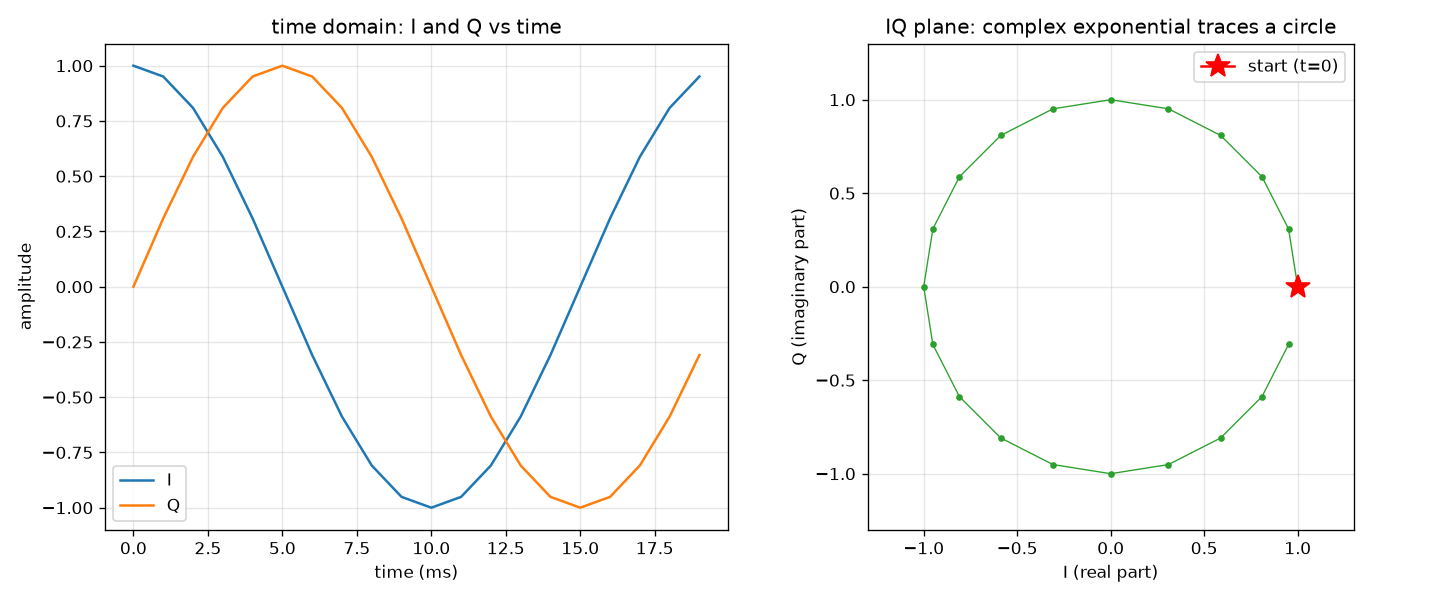

Generate this figure with Python:
# Implement phasor diagram
import matplotlib.pyplot as plt
import numpy as np


fs = 1000.0
duration = 0.02
f = 50.0

n = np.arange(int(fs * duration))
t = n / fs

x = np.exp(1j * 2 * np.pi * f * t).astype(np.complex64)

i_component = np.real(x)
q_component = np.imag(x)

fig, axes = plt.subplots(1, 2, figsize=(12, 5))

axes[0].plot(t * 1000, i_component, label="I", color="C0")
axes[0].plot(t * 1000, q_component, label="Q", color="C1")
axes[0].set_xlabel("time (ms)")
axes[0].set_ylabel("amplitude")
axes[0].set_title("time domain: I and Q vs time")
axes[0].legend()
axes[0].grid(True, alpha=0.3)

axes[1].plot(i_component, q_component, marker="o", markersize=3,
             linestyle="-", linewidth=0.8, color="C2")
axes[1].plot(i_component[0], q_component[0], marker="*",
             markersize=15, color="red", label="start (t=0)")
axes[1].set_xlabel("I (real part)")
axes[1].set_ylabel("Q (imaginary part)")
axes[1].set_title("IQ plane: complex exponential traces a circle")
axes[1].set_xlim(-1.3, 1.3)
axes[1].set_ylim(-1.3, 1.3)
axes[1].set_aspect("equal") # Force the unit lengths on the x-axis and y-axis appear visually identical.
axes[1].legend()
axes[1].grid(True, alpha=0.3)

fig.tight_layout()
fig.savefig("week1/d16_iq_plane.png", dpi=120)
print("saved to d16_iq_plane.png")

radius = np.sqrt(i_component**2 + q_component**2)
print("radius (should all be ~1.0):")
print("  min =", radius.min())
print("  max =", radius.max())
